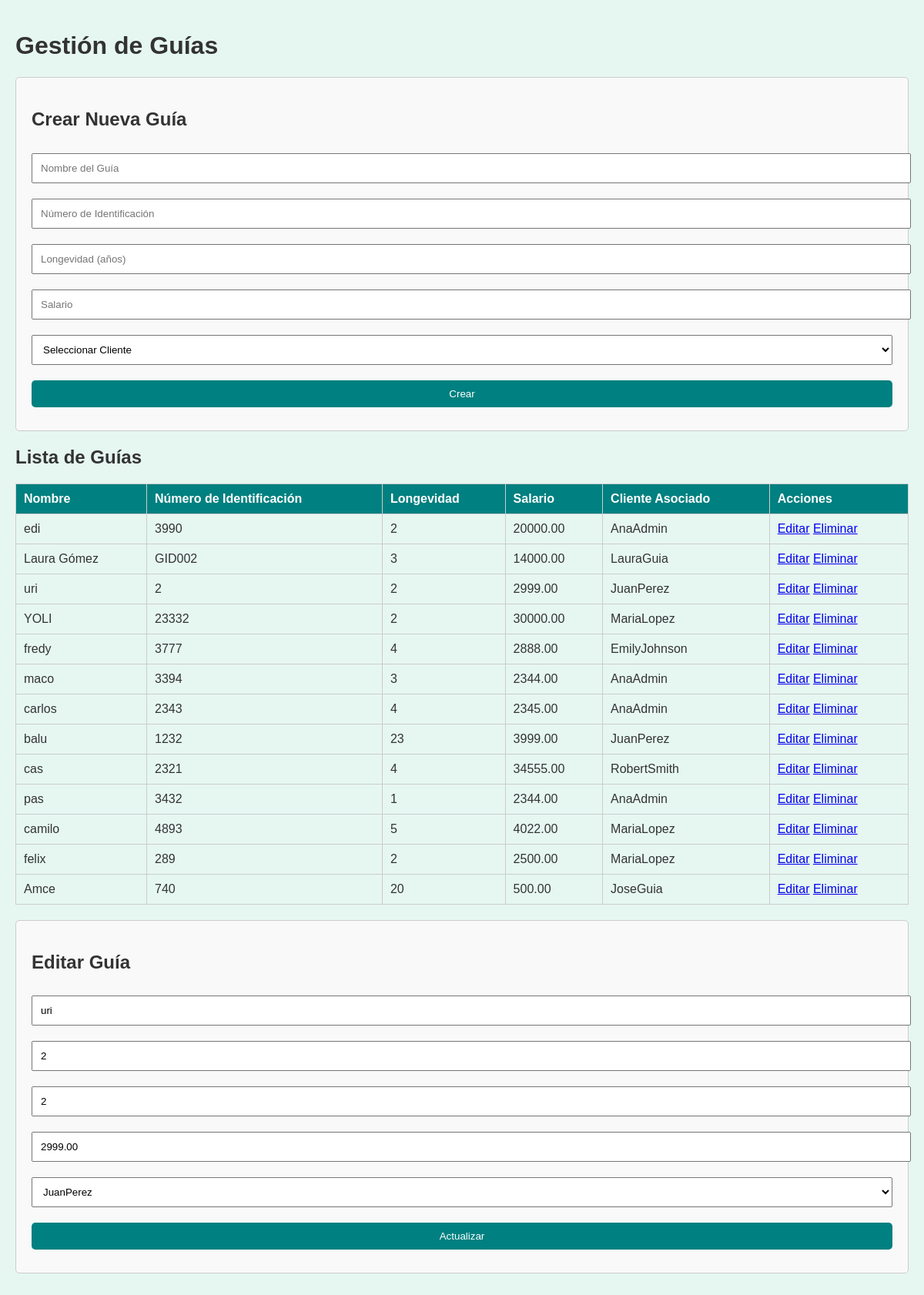
Screenshot of /mostrar_guias.php?edit=3 with the database file from the repository.
### tables this page shows
CREATE TABLE `guias` (
  `id` int NOT NULL,
  `nombre_guia` varchar(100) NOT NULL,
  `numero_identificacion` varchar(20) NOT NULL,
  `longevidad` int DEFAULT NULL,
  `salario` decimal(10,2) NOT NULL,
  `id_cliente` int DEFAULT NULL
);

CREATE TABLE `clientes` (
  `id` int NOT NULL,
  `rol` enum('admin','usuario','guia') NOT NULL,
  `nombre_usuario` varchar(50) NOT NULL,
  `correo` varchar(100) NOT NULL,
  `contrasena` varchar(255) NOT NULL
);

### mostrar_guias.php (the view, shortened to what this page needs)
<?php
include 'conexion.php';
$result = $conn->query("SELECT g.*, c.nombre_usuario AS cliente_nombre
                        FROM guias g
                        LEFT JOIN clientes c ON g.id_cliente = c.id");
?>
<!DOCTYPE html>
<html lang="es">
<head>
</head>
<body>
<h1>Gestión de Guías</h1>
<div class="form-container">
    <h2>Crear Nueva Guía</h2>
    <form method="POST" action="">
        <input type="text" name="nombre_guia" placeholder="Nombre del Guía" required>
        <input type="text" name="numero_identificacion" placeholder="Número de Identificación" required>
        <input type="number" name="longevidad" placeholder="Longevidad (años)">
        <input type="number" step="0.01" name="salario" placeholder="Salario" required>
        <select name="id_cliente" required>
            <option value="">Seleccionar Cliente</option>
        </select>
 <button type="submit" name="create">Crear</button>
    </form>
</div>
<h2>Lista de Guías</h2>
<table>
    <tr>
        <th>Nombre</th>
        <th>Número de Identificación</th>
        <th>Longevidad</th>
        <th>Salario</th>
        <th>Cliente Asociado</th>
        <th>Acciones</th>
    </tr>
    <?php while ($row = $result->fetch_assoc()): ?>
    <tr>
        <td><?php echo $row['nombre_guia']; ?></td>
        <td><?php echo $row['numero_identificacion']; ?></td>
        <td><?php echo $row['longevidad']; ?></td>
        <td><?php echo $row['salario']; ?></td>
        <td><?php echo $row['cliente_nombre'] ? $row['cliente_nombre'] : "Sin cliente"; ?></td>
        <td>
            <a href="?edit=<?php echo $row['id']; ?>">Editar</a>
            <a href="?delete=<?php echo $row['id']; ?>" onclick="return confirm('¿Seguro que deseas eliminar esta guía?');">Eliminar</a>
        </td>
    </tr>
    <?php endwhile; ?>
</table>
<?php
if (isset($_GET['edit'])):
    $id = $_GET['edit'];
    $guia = $conn->query("SELECT * FROM guias WHERE id='$id'")->fetch_assoc();
?>
<div class="form-container">
    <h2>Editar Guía</h2>
    <form method="POST" action="">
        <input type="text" name="nombre_guia" value="<?php echo $guia['nombre_guia']; ?>" required>
        <input type="text" name="numero_identificacion" value="<?php echo $guia['numero_identificacion']; ?>" required>
        <input type="number" name="longevidad" value="<?php echo $guia['longevidad']; ?>">
        <input type="number" step="0.01" name="salario" value="<?php echo $guia['salario']; ?>" required>
        <select name="id_cliente" required>
            <?php
            $clientes = $conn->query("SELECT id, nombre_usuario FROM clientes");
            while ($cliente = $clientes->fetch_assoc()) {
                $selected = $cliente['id'] == $guia['id_cliente'] ? "selected" : "";
                echo "<option value='" . $cliente['id'] . "' $selected>" . $cliente['nombre_usuario'] . "</option>";
            }
            ?>
        </select>
        <button type="submit" name="update">Actualizar</button>
    </form>
</div>
<?php endif; ?>
</body>
</html>

### mostrar_guias.php (style rules this page uses)
body { font-family: Arial, sans-serif; background-color: #e6f7f2; color: #333; margin: 0; padding: 20px; }
table { width: 100%; border-collapse: collapse; margin-bottom: 20px; }
table, th, td { border: 1px solid #ccc; }
th, td { padding: 10px; text-align: left; }
th { background-color: #008080; color: white; }
button { background-color: #008080; color: white; border: none; padding: 10px 15px; cursor: pointer; border-radius: 5px; }
.form-container { background-color: #f9f9f9; padding: 20px; border: 1px solid #ccc; border-radius: 5px; margin-bottom: 20px; }
.form-container input, .form-container select, .form-container button { width: 100%; margin: 10px 0; padding: 10px; }

### rows the page displays
guias: nombre_guia "edi", numero_identificacion "3990", longevidad "2", salario "20000.00", id_cliente.nombre_usuario "AnaAdmin"
guias: nombre_guia "Laura Gómez", numero_identificacion "GID002", longevidad "3", salario "14000.00", id_cliente.nombre_usuario "LauraGuia"
guias: nombre_guia "uri", numero_identificacion "2", longevidad "2", salario "2999.00", id_cliente.nombre_usuario "JuanPerez"
guias: nombre_guia "YOLI", numero_identificacion "23332", longevidad "2", salario "30000.00", id_cliente.nombre_usuario "MariaLopez"
guias: nombre_guia "fredy", numero_identificacion "3777", longevidad "4", salario "2888.00", id_cliente.nombre_usuario "EmilyJohnson"
guias: nombre_guia "maco", numero_identificacion "3394", longevidad "3", salario "2344.00", id_cliente.nombre_usuario "AnaAdmin"
guias: nombre_guia "carlos", numero_identificacion "2343", longevidad "4", salario "2345.00", id_cliente.nombre_usuario "AnaAdmin"
guias: nombre_guia "balu", numero_identificacion "1232", longevidad "23", salario "3999.00", id_cliente.nombre_usuario "JuanPerez"
guias: nombre_guia "cas", numero_identificacion "2321", longevidad "4", salario "34555.00", id_cliente.nombre_usuario "RobertSmith"
guias: nombre_guia "pas", numero_identificacion "3432", longevidad "1", salario "2344.00", id_cliente.nombre_usuario "AnaAdmin"
guias: nombre_guia "camilo", numero_identificacion "4893", longevidad "5", salario "4022.00", id_cliente.nombre_usuario "MariaLopez"
guias: nombre_guia "felix", numero_identificacion "289", longevidad "2", salario "2500.00", id_cliente.nombre_usuario "MariaLopez"
guias: nombre_guia "Amce", numero_identificacion "740", longevidad "20", salario "500.00", id_cliente.nombre_usuario "JoseGuia"

### other values shown
form field id_cliente "JuanPerez"
